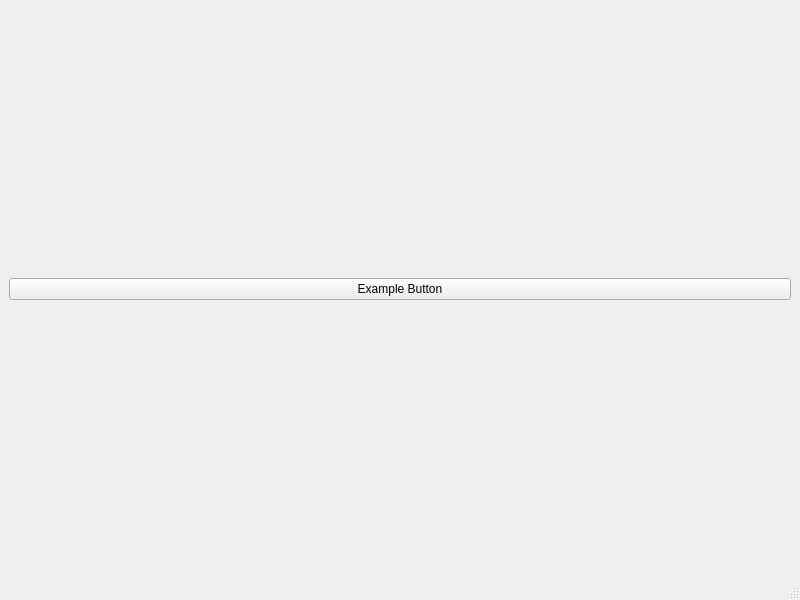
<?xml version="1.0" encoding="UTF-8"?>
<ui version="4.0">
 <class>MainWindow</class>
 <widget class="QMainWindow" name="MainWindow">
  <property name="geometry">
   <rect>
    <x>0</x>
    <y>0</y>
    <width>800</width>
    <height>600</height>
   </rect>
  </property>
  <property name="windowTitle">
   <string>MainWindow</string>
  </property>
  <widget class="QWidget" name="centralWidget">
   <layout class="QVBoxLayout" name="verticalLayout">
    <item>
     <widget class="QPushButton" name="pushButton">
      <property name="text">
       <string>Example Button</string>
      </property>
     </widget>
    </item>
   </layout>
  </widget>
  <widget class="QMenuBar" name="menuBar">
   <property name="geometry">
    <rect>
     <x>0</x>
     <y>0</y>
     <width>800</width>
     <height>22</height>
    </rect>
   </property>
  </widget>
  <widget class="QStatusBar" name="statusBar"/>
 </widget>
 <resources/>
 <connections/>
</ui>
